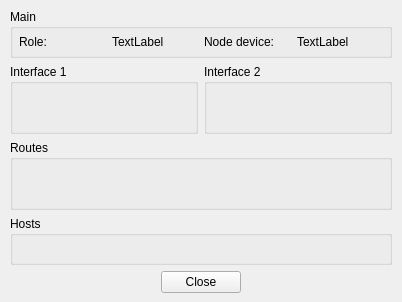
<?xml version="1.0" encoding="UTF-8"?>
<ui version="4.0">
 <class>VMTDParticipantForm</class>
 <widget class="QWidget" name="VMTDParticipantForm">
  <property name="geometry">
   <rect>
    <x>0</x>
    <y>0</y>
    <width>402</width>
    <height>302</height>
   </rect>
  </property>
  <property name="windowTitle">
   <string>Form</string>
  </property>
  <property name="windowIcon">
   <iconset resource="../../../resources/VMTDResources.qrc">
    <normaloff>:/favicon.ico</normaloff>:/favicon.ico</iconset>
  </property>
  <layout class="QHBoxLayout" name="horizontalLayout">
   <property name="spacing">
    <number>0</number>
   </property>
   <property name="leftMargin">
    <number>0</number>
   </property>
   <property name="topMargin">
    <number>0</number>
   </property>
   <property name="rightMargin">
    <number>0</number>
   </property>
   <property name="bottomMargin">
    <number>0</number>
   </property>
   <item>
    <spacer name="_17">
     <property name="orientation">
      <enum>Qt::Horizontal</enum>
     </property>
     <property name="sizeHint" stdset="0">
      <size>
       <width>7</width>
       <height>20</height>
      </size>
     </property>
    </spacer>
   </item>
   <item>
    <layout class="QVBoxLayout" name="vl_1">
     <property name="spacing">
      <number>0</number>
     </property>
     <item>
      <spacer name="_18">
       <property name="orientation">
        <enum>Qt::Vertical</enum>
       </property>
       <property name="sizeHint" stdset="0">
        <size>
         <width>20</width>
         <height>40</height>
        </size>
       </property>
      </spacer>
     </item>
     <item>
      <widget class="QWidget" name="w_1" native="true">
       <property name="minimumSize">
        <size>
         <width>400</width>
         <height>0</height>
        </size>
       </property>
       <property name="maximumSize">
        <size>
         <width>400</width>
         <height>16777215</height>
        </size>
       </property>
       <layout class="QVBoxLayout" name="verticalLayout">
        <property name="leftMargin">
         <number>9</number>
        </property>
        <property name="topMargin">
         <number>9</number>
        </property>
        <property name="rightMargin">
         <number>9</number>
        </property>
        <property name="bottomMargin">
         <number>9</number>
        </property>
        <item>
         <widget class="QGroupBox" name="gbMain">
          <property name="title">
           <string>Main</string>
          </property>
          <layout class="QGridLayout" name="gridLayout_3">
           <property name="leftMargin">
            <number>6</number>
           </property>
           <property name="topMargin">
            <number>6</number>
           </property>
           <property name="rightMargin">
            <number>6</number>
           </property>
           <property name="bottomMargin">
            <number>6</number>
           </property>
           <item row="0" column="3">
            <widget class="QLabel" name="_15">
             <property name="text">
              <string>Node device:</string>
             </property>
            </widget>
           </item>
           <item row="0" column="1">
            <widget class="QLabel" name="_3">
             <property name="text">
              <string>Role:</string>
             </property>
            </widget>
           </item>
           <item row="0" column="2">
            <widget class="QLabel" name="lbRole">
             <property name="text">
              <string>TextLabel</string>
             </property>
            </widget>
           </item>
           <item row="0" column="4">
            <widget class="QLabel" name="lbNodeDevice">
             <property name="text">
              <string>TextLabel</string>
             </property>
            </widget>
           </item>
          </layout>
         </widget>
        </item>
        <item>
         <layout class="QHBoxLayout" name="hl_1">
          <item>
           <widget class="QGroupBox" name="gbInterface_1">
            <property name="title">
             <string>Interface 1</string>
            </property>
            <layout class="QVBoxLayout" name="verticalLayout_6">
             <property name="leftMargin">
              <number>6</number>
             </property>
             <property name="topMargin">
              <number>6</number>
             </property>
             <property name="rightMargin">
              <number>6</number>
             </property>
             <property name="bottomMargin">
              <number>6</number>
             </property>
             <item>
              <widget class="QLabel" name="lbInterface_1">
               <property name="text">
                <string/>
               </property>
              </widget>
             </item>
             <item>
              <spacer name="_5">
               <property name="orientation">
                <enum>Qt::Vertical</enum>
               </property>
               <property name="sizeHint" stdset="0">
                <size>
                 <width>20</width>
                 <height>40</height>
                </size>
               </property>
              </spacer>
             </item>
            </layout>
           </widget>
          </item>
          <item>
           <widget class="QGroupBox" name="gbInterface_2">
            <property name="title">
             <string>Interface 2</string>
            </property>
            <layout class="QVBoxLayout" name="verticalLayout_2">
             <property name="leftMargin">
              <number>6</number>
             </property>
             <property name="topMargin">
              <number>6</number>
             </property>
             <property name="rightMargin">
              <number>6</number>
             </property>
             <property name="bottomMargin">
              <number>6</number>
             </property>
             <item>
              <widget class="QLabel" name="lbInterface_2">
               <property name="text">
                <string/>
               </property>
              </widget>
             </item>
             <item>
              <spacer name="_4">
               <property name="orientation">
                <enum>Qt::Vertical</enum>
               </property>
               <property name="sizeHint" stdset="0">
                <size>
                 <width>20</width>
                 <height>40</height>
                </size>
               </property>
              </spacer>
             </item>
            </layout>
           </widget>
          </item>
         </layout>
        </item>
        <item>
         <widget class="QGroupBox" name="gbRoutes">
          <property name="title">
           <string>Routes</string>
          </property>
          <layout class="QVBoxLayout" name="verticalLayout_3">
           <property name="leftMargin">
            <number>6</number>
           </property>
           <property name="topMargin">
            <number>6</number>
           </property>
           <property name="rightMargin">
            <number>6</number>
           </property>
           <property name="bottomMargin">
            <number>6</number>
           </property>
           <item>
            <widget class="QLabel" name="lbRoutes">
             <property name="text">
              <string/>
             </property>
            </widget>
           </item>
           <item>
            <spacer name="_2">
             <property name="orientation">
              <enum>Qt::Vertical</enum>
             </property>
             <property name="sizeHint" stdset="0">
              <size>
               <width>20</width>
               <height>40</height>
              </size>
             </property>
            </spacer>
           </item>
          </layout>
         </widget>
        </item>
        <item>
         <widget class="QGroupBox" name="gbHosts">
          <property name="sizePolicy">
           <sizepolicy hsizetype="Preferred" vsizetype="Preferred">
            <horstretch>0</horstretch>
            <verstretch>1</verstretch>
           </sizepolicy>
          </property>
          <property name="title">
           <string>Hosts</string>
          </property>
          <layout class="QVBoxLayout" name="verticalLayout_4">
           <property name="leftMargin">
            <number>6</number>
           </property>
           <property name="topMargin">
            <number>6</number>
           </property>
           <property name="rightMargin">
            <number>6</number>
           </property>
           <property name="bottomMargin">
            <number>6</number>
           </property>
           <item>
            <widget class="QLabel" name="lbHosts">
             <property name="text">
              <string/>
             </property>
            </widget>
           </item>
           <item>
            <spacer name="_16">
             <property name="orientation">
              <enum>Qt::Vertical</enum>
             </property>
             <property name="sizeHint" stdset="0">
              <size>
               <width>20</width>
               <height>40</height>
              </size>
             </property>
            </spacer>
           </item>
          </layout>
         </widget>
        </item>
        <item>
         <layout class="QHBoxLayout" name="hl_2">
          <property name="topMargin">
           <number>0</number>
          </property>
          <item>
           <spacer name="_20">
            <property name="orientation">
             <enum>Qt::Horizontal</enum>
            </property>
            <property name="sizeHint" stdset="0">
             <size>
              <width>40</width>
              <height>20</height>
             </size>
            </property>
           </spacer>
          </item>
          <item>
           <widget class="QPushButton" name="pbClose">
            <property name="text">
             <string>Close</string>
            </property>
           </widget>
          </item>
          <item>
           <spacer name="_21">
            <property name="orientation">
             <enum>Qt::Horizontal</enum>
            </property>
            <property name="sizeHint" stdset="0">
             <size>
              <width>40</width>
              <height>20</height>
             </size>
            </property>
           </spacer>
          </item>
         </layout>
        </item>
       </layout>
      </widget>
     </item>
     <item>
      <spacer name="_19">
       <property name="orientation">
        <enum>Qt::Vertical</enum>
       </property>
       <property name="sizeHint" stdset="0">
        <size>
         <width>20</width>
         <height>40</height>
        </size>
       </property>
      </spacer>
     </item>
    </layout>
   </item>
   <item>
    <spacer name="_1">
     <property name="orientation">
      <enum>Qt::Horizontal</enum>
     </property>
     <property name="sizeHint" stdset="0">
      <size>
       <width>6</width>
       <height>20</height>
      </size>
     </property>
    </spacer>
   </item>
  </layout>
 </widget>
 <resources>
  <include location="../../../resources/VMTDResources.qrc"/>
 </resources>
 <connections/>
</ui>
